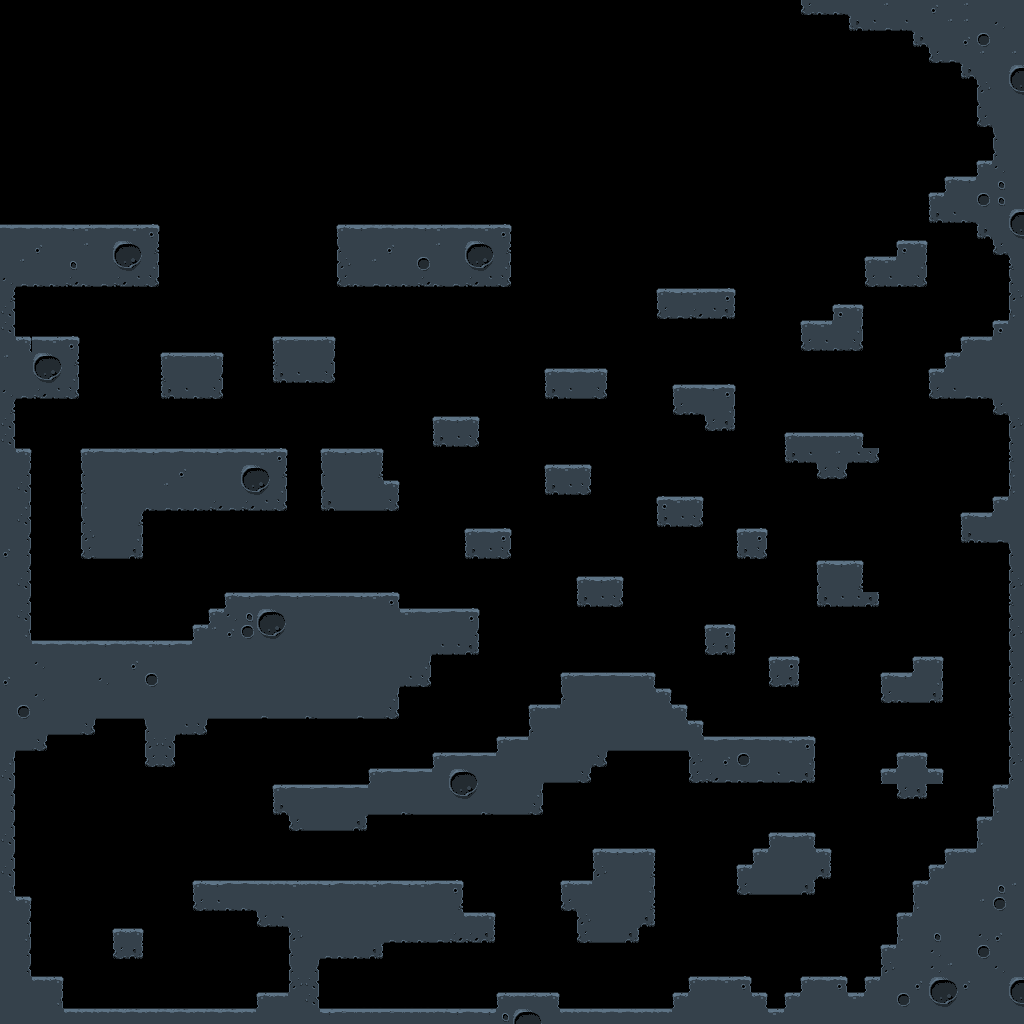

Rendered tile map (Tiled .tmx) drawn with the repository's tilesets; below, a short description and the map source with its tile grids summarised:
An orthogonal 64x64 tile map with 16x16 px tiles, 1 tile layer (Tile Layer 1).

<map version="1.0" tiledversion="1.0.3" orientation="orthogonal" renderorder="right-down" width="64" height="64" tilewidth="16" tileheight="16" nextobjectid="1">
 <tileset firstgid="1" name="tiles-1" tilewidth="16" tileheight="16" tilecount="68" columns="17">
  <image source="tiles-1.png" width="272" height="64" />
 </tileset>
 <layer name="Tile Layer 1" width="64" height="64">
  <data>[4096 cells, 1225 non-empty, 52 distinct tile ids]</data>
 </layer>
</map>